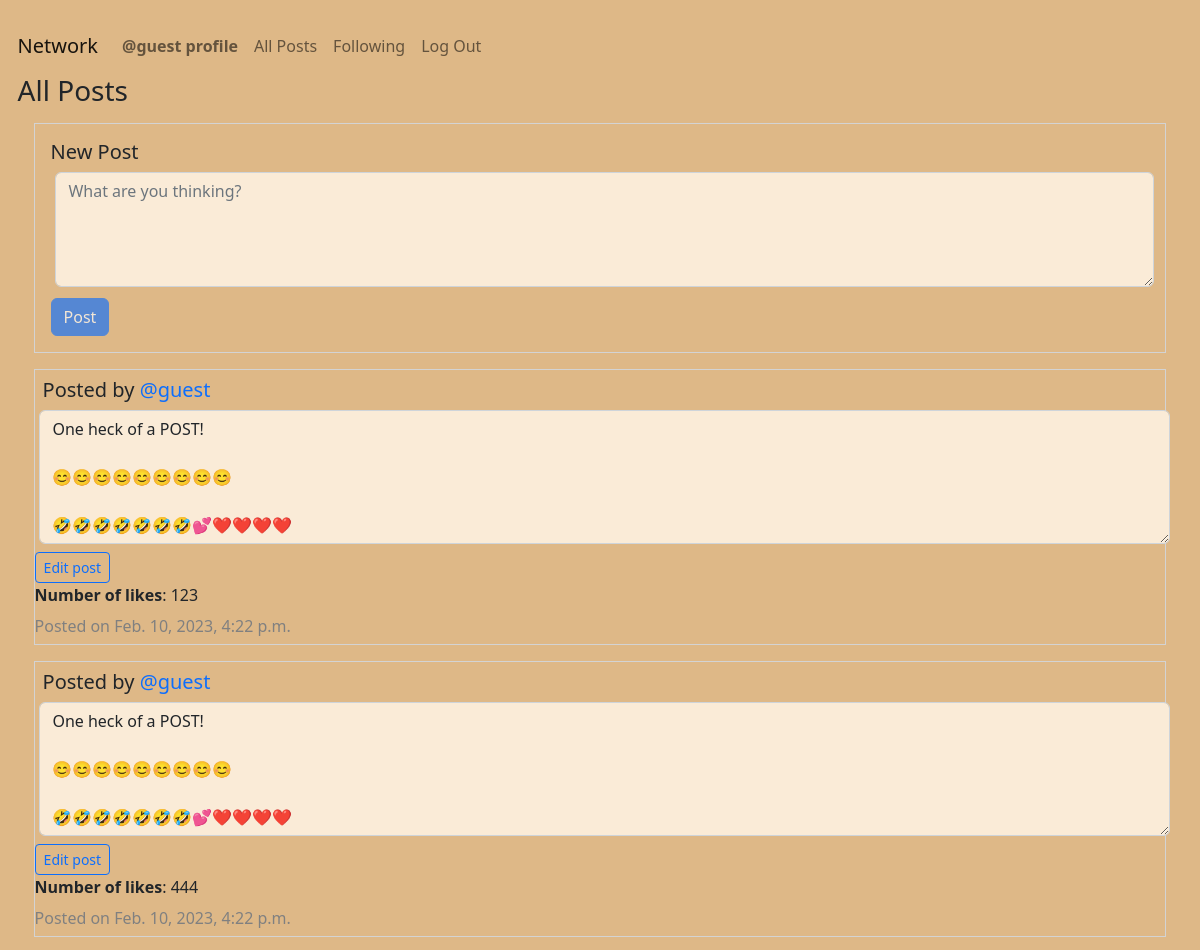
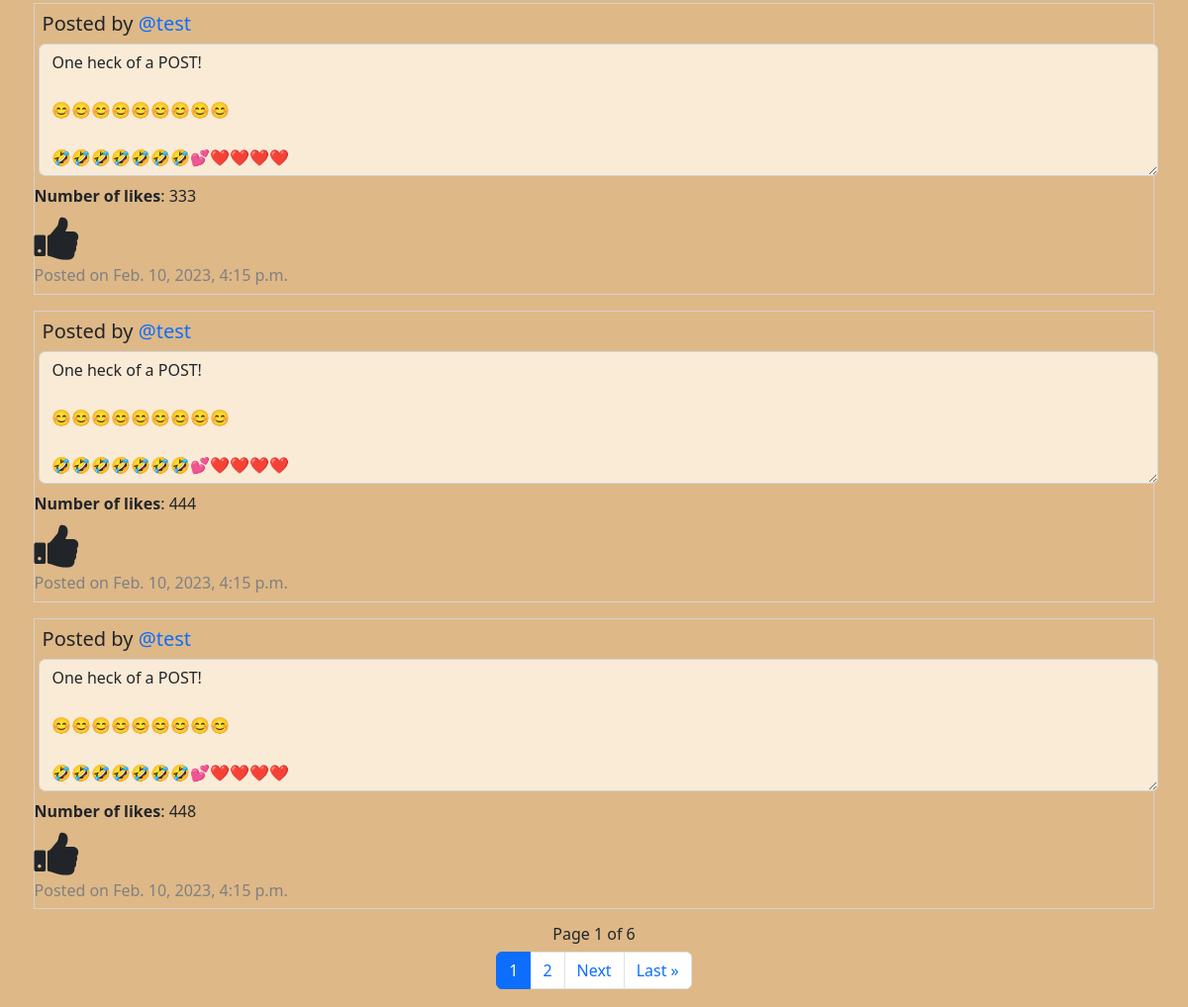
The app's page /allPosts (signed in) with its own data (2 pictures, top to bottom).
### network/models.py (models this page shows, shortened)
class User(AbstractUser):
    pass
    def __str__(self) -> str:
        return f"User Name: {self.username} - User ID: {self.id}"

class Posts(models.Model):
    creator = models.ForeignKey(
        User, on_delete=models.PROTECT, related_name="get_creator", blank=False)
    content = models.TextField(max_length=600)
    createdDate = models.DateTimeField(auto_now_add=True)
    likedUser = models.ManyToManyField(
        User, related_name="get_liked_users", blank=True)
    numberLikes = models.PositiveIntegerField(blank=True, default=0)

### network/views.py (the view)
# urls.py: path("allPosts", views.djangoAllPosts, name="djangoAllPosts"),
@login_required
def djangoAllPosts(request):
    print("In DjangoAllPosts")
    user = request.user
    userLoggedIn = request.user.username
    user_id = request.user.id
    userName = User.objects.get(id=user_id)
    print(userName)
    print(user)
    print(userLoggedIn)
    postings = Posts.objects.filter().order_by('-createdDate')
    postsPagination = postings
    paginator = Paginator(postsPagination, 5)
    page_number = request.GET.get('page', '1')
    page_obj = paginator.get_page(page_number)
    likeList = returnlikeList(request)
    return render(request, "network/allPosts.html", {"page_obj": page_obj, "postings": postings, "likeList": likeList})

### network/views.py (called while the page is built)
@login_required
def returnlikeList(request):
    user_id = request.user.id
    likedUser = Posts.objects.filter(likedUser=user_id)
    print(likedUser)
    likeList = []
    for like in likedUser:
        currentObject = User.objects.get(id=user_id)
        print(currentObject.id)
        print(like.id)
        likeList.append(like.id)
    return likeList

### network/templates/network/allPosts.html (shortened to what this page needs)
{% extends "network/layout.html" %}
{% load static %}
{% block body %}
<div id="post-view">
    <h3>All Posts</h3>
    <div id="posty">
        <form id="post-form" action="{% url 'saveDjangoNewPost' %}" method="post">
            <h5>New Post</h5>
            <textarea class="form-control" id="post-body" placeholder="What are you thinking?" name="postContent"
                onkeyup="disableNewPostButton()"></textarea>
            <input type="submit" id="post-button" class="btn btn-primary" value="Post" />
        </form>
    </div>
    {% for post in page_obj %}
    <div id="allPostings">
        <div class="post{{forloop.counter0}}">
            <h5 class="creator">Posted by <a
                    href="{% url 'getProfile' post.creator.username %}">{{post.creator.username}}</a></h5><textarea
                class="form-control content{{forloop.counter0}}" id="readonlyContent{{forloop.counter0}}" rows="5"
                readonly="true">{{post.content}}</textarea>
            {% if post.creator.username == user.username %}
            <button class="btn btn-sm btn-outline-primary edit{{forloop.counter0}}" id="editButton{{forloop.counter0}}"
                onclick="editPost('{{post.id}}')">Edit post</button>
            {% endif %}
            <p id="numberLikes{{forloop.counter0}}" class="numberLikes{{forloop.counter0}}"><strong>Number of
                    likes</strong>:
                {{post.numberLikes}}</p>
            {% if post.id in likeList and post.creator.username != user.username %}
            <i class="fa fa-thumbs-up {{forloop.counter0}}" id="thumbsUp{{forloop.counter0}}" aria-hidden="true"
                onclick="likePost('{{post.id}}', '{{post.creator.username}}', '{{user.username}}')"></i>
            {% elif post.id not in likeList and post.creator.username != user.username %}
            <i class="fa fa-thumbs-down {{forloop.counter0}}" id="thumbsDown{{forloop.counter0}}" aria-hidden="true"
                onclick="likePost('{{post.id}}', '{{post.creator.username}}', '{{user.username}}')"></i>
            {% endif %}
            <p class="timestamp{{forloop.counter0}}">Posted on {{post.createdDate}}</p>
        </div>
    </div>
    {% endfor %}
</div>
<nav aria-label="Page navigation">
    <div class="Djangopagination">
        <h6 class="paginationNumberPages"> Page {{ page_obj.number }} of {{ page_obj.paginator.num_pages }}</h6>
        <ul class="pagination justify-content-center">
            <li class="page-item active" aria-current="page"><a class="page-link"
                    href="?page={{ page_obj.number }}">{{page_obj.number }}</a></li>
            {% if page_obj.has_next %}
            <li class="page-item"><a class="page-link"
                    href="?page={{ page_obj.next_page_number }}">{{page_obj.next_page_number }}</a></li>
            {% endif %}
            {% if page_obj.has_next %}
            <li class="page-item"><a class="page-link" href="?page={{ page_obj.next_page_number }}">Next</a></li>
            <li class="page-item"><a class="page-link" href="?page={{ page_obj.paginator.num_pages }}">Last &raquo;</a>
            </li>
            {% endif %}
        </ul>
    </div>
</nav>
{% endblock %}

### network/templates/network/layout.html (shortened to what this page needs)
{% load static %}
<!DOCTYPE html>
<html lang="en" style="background-color: burlywood;">
<head>
    <link href="https://cdn.jsdelivr.net/npm/bootstrap@5.2.3/dist/css/bootstrap.min.css" rel="stylesheet">
    <link rel="stylesheet" href="https://cdnjs.cloudflare.com/ajax/libs/font-awesome/4.7.0/css/font-awesome.min.css">
    <link href="{% static 'network/styles.css' %}" rel="stylesheet">
</head>
<body>
    <nav class="navbar navbar-expand-lg navbar-light bg-light" id="nav-bar">
        <a class="navbar-brand" href="{% url 'index' %}">Network</a>
        <div>
            <ul class="navbar-nav mr-auto">
                {% if user.is_authenticated %}
                <li class="nav-item">
                    <a class="nav-link" id="djangoProfile" href="{% url 'getProfile' user.username %}"><strong>{{ user.username }} profile</strong></a>
                </li>
                <li class="nav-item">
                    <a class="nav-link" id="djangoAllPosts" href="{% url 'djangoAllPosts' %}">All Posts</a>
                </li>
                {% endif %}
                {% if user.is_authenticated %}
                <li class="nav-item">
                    <a class="nav-link" id="djangoFollowing" href="{% url 'getFollowing' %}">Following</a>
                </li>
                <li class="nav-item">
                    <a class="nav-link" href="{% url 'logout' %}">Log Out</a>
                </li>
                {% endif %}
            </ul>
        </div>
    </nav>
    <div class="body">
        {% block body %}
        {% endblock %}
    </div>
</body>
</html>

### network/static/network/styles.css (style rules this page uses)
body { margin: 1.1em; background-color: burlywood; }
a { text-decoration: none; }
#posty { margin: 1em; border-style: solid; border-width: thin; border-color: lightgray; background-color: burlywood; }
#post-view { background-color: burlywood; }
.form-control { margin: 0.3em; }
#nav-bar { background-color: burlywood !important; }
p { margin-bottom: 0.4rem; }
.paginationNumberPages { justify-content: center; display: flex; }
.creator { margin: 0.4em; }
.fa { font-size: 50px; cursor: pointer; user-select: none; }
[class*="post"] { margin: 1em; border-style: solid; border-width: thin; border-color: lightgray; }
[class*="timestamp"] { color: grey }
[id*="readonlyContent"] { margin-bottom: 0.5em; background-color: antiquewhite; }
#post-form { margin: 1em; }
#post-button { margin-top: 0.4em; }
#post-body { height: 115px; background-color: antiquewhite; }

### records on screen
User: username "@guest"
Posts: creator.username "@guest", content "One heck of a POST! 😊😊😊😊😊😊😊😊😊 🤣🤣🤣🤣🤣🤣🤣💕❤️❤️❤️❤️", numberLikes "123", createdDate "Feb. 10, 2023, 4:22 p.m."
Posts: creator.username "@guest", content "One heck of a POST! 😊😊😊😊😊😊😊😊😊 🤣🤣🤣🤣🤣🤣🤣💕❤️❤️❤️❤️", numberLikes "444", createdDate "Feb. 10, 2023, 4:22 p.m."
Posts: creator.username "@test", content "One heck of a POST! 😊😊😊😊😊😊😊😊😊 🤣🤣🤣🤣🤣🤣🤣💕❤️❤️❤️❤️", numberLikes "333", createdDate "Feb. 10, 2023, 4:15 p.m."
Posts: creator.username "@test", content "One heck of a POST! 😊😊😊😊😊😊😊😊😊 🤣🤣🤣🤣🤣🤣🤣💕❤️❤️❤️❤️", numberLikes "444", createdDate "Feb. 10, 2023, 4:15 p.m."
Posts: creator.username "@test", content "One heck of a POST! 😊😊😊😊😊😊😊😊😊 🤣🤣🤣🤣🤣🤣🤣💕❤️❤️❤️❤️", numberLikes "448", createdDate "Feb. 10, 2023, 4:15 p.m."

### other values on screen
{{ page_obj.number }} "1"
{{ page_obj.paginator.num_pages }} "6"
{{ page_obj.next_page_number }} "2"
